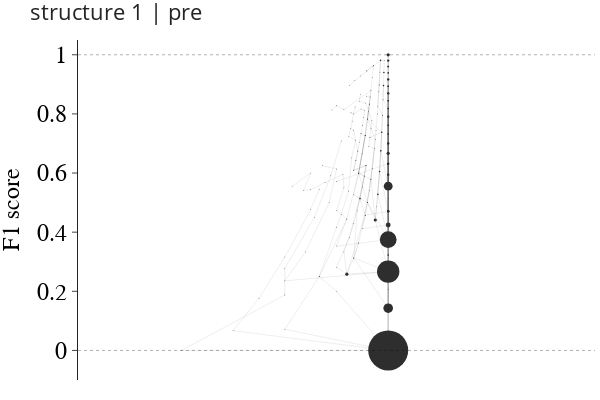
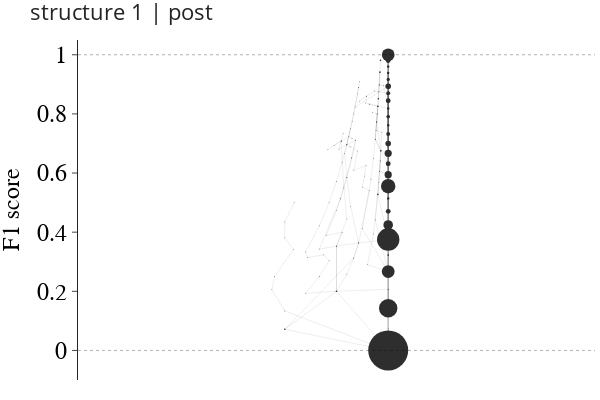
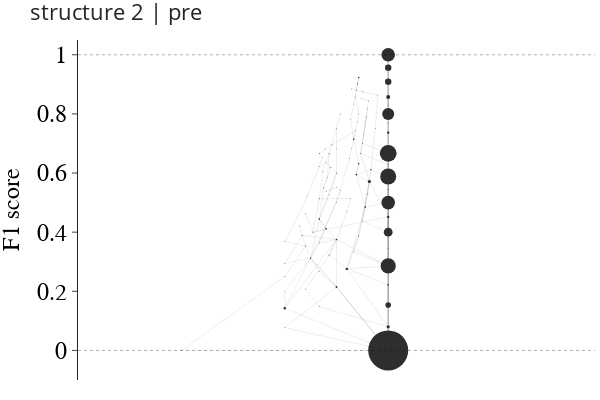
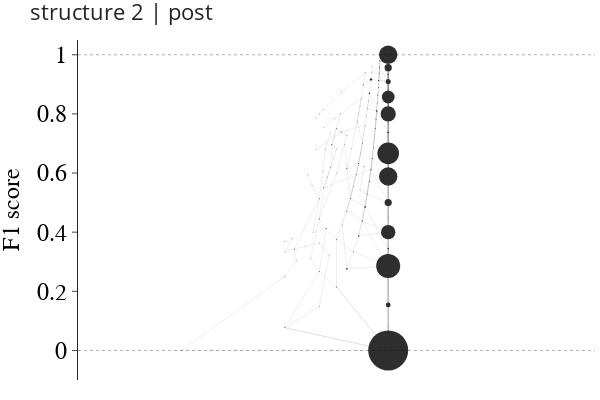

Notebook code cell kept with these figures, in order:
### Markdown cell above
### make trajectory graph

### Code cell
importlib.reload(g) ## reimport graph utils
phases = ['pre', 'post']
for this_target in targets:
    for this_phase in phases:
        g.plot_trajectory_graph(data = dfic, 
                                target = this_target, 
                                phase = this_phase, 
                                save=False, 
                                extension = 'test',
                                x_lower_bound = -0.5,
                                x_upper_bound = 2,
                                edge_width_scale_factor = 0.8,
                                node_size_scale_factor = 0.8)
